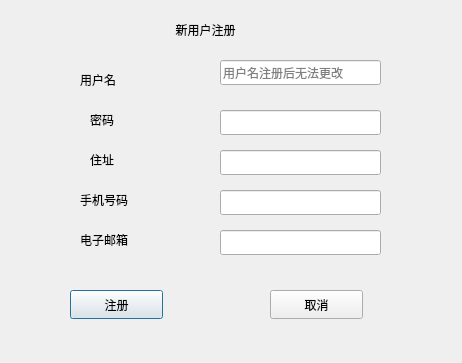
<?xml version="1.0" encoding="UTF-8"?>
<ui version="4.0">
 <class>SignUp</class>
 <widget class="QDialog" name="SignUp">
  <property name="geometry">
   <rect>
    <x>0</x>
    <y>0</y>
    <width>462</width>
    <height>363</height>
   </rect>
  </property>
  <property name="windowTitle">
   <string>Dialog</string>
  </property>
  <widget class="QLabel" name="label">
   <property name="geometry">
    <rect>
     <x>160</x>
     <y>20</y>
     <width>91</width>
     <height>20</height>
    </rect>
   </property>
   <property name="text">
    <string>新用户注册</string>
   </property>
   <property name="alignment">
    <set>Qt::AlignCenter</set>
   </property>
  </widget>
  <widget class="QLabel" name="label_2">
   <property name="geometry">
    <rect>
     <x>80</x>
     <y>70</y>
     <width>69</width>
     <height>20</height>
    </rect>
   </property>
   <property name="text">
    <string>用户名</string>
   </property>
   <property name="alignment">
    <set>Qt::AlignLeading|Qt::AlignLeft|Qt::AlignVCenter</set>
   </property>
  </widget>
  <widget class="QLabel" name="label_3">
   <property name="geometry">
    <rect>
     <x>90</x>
     <y>110</y>
     <width>69</width>
     <height>20</height>
    </rect>
   </property>
   <property name="text">
    <string>密码</string>
   </property>
  </widget>
  <widget class="QLabel" name="label_4">
   <property name="geometry">
    <rect>
     <x>90</x>
     <y>150</y>
     <width>69</width>
     <height>20</height>
    </rect>
   </property>
   <property name="text">
    <string>住址</string>
   </property>
  </widget>
  <widget class="QLabel" name="label_5">
   <property name="geometry">
    <rect>
     <x>80</x>
     <y>190</y>
     <width>69</width>
     <height>20</height>
    </rect>
   </property>
   <property name="text">
    <string>手机号码</string>
   </property>
  </widget>
  <widget class="QLabel" name="label_6">
   <property name="geometry">
    <rect>
     <x>80</x>
     <y>230</y>
     <width>69</width>
     <height>20</height>
    </rect>
   </property>
   <property name="text">
    <string>电子邮箱</string>
   </property>
  </widget>
  <widget class="QPushButton" name="SignUpBtn">
   <property name="geometry">
    <rect>
     <x>70</x>
     <y>290</y>
     <width>93</width>
     <height>29</height>
    </rect>
   </property>
   <property name="text">
    <string>注册</string>
   </property>
  </widget>
  <widget class="QPushButton" name="escBtn">
   <property name="geometry">
    <rect>
     <x>270</x>
     <y>290</y>
     <width>93</width>
     <height>29</height>
    </rect>
   </property>
   <property name="text">
    <string>取消</string>
   </property>
  </widget>
  <widget class="QLineEdit" name="userNameEdit">
   <property name="geometry">
    <rect>
     <x>220</x>
     <y>60</y>
     <width>161</width>
     <height>25</height>
    </rect>
   </property>
   <property name="inputMask">
    <string/>
   </property>
   <property name="placeholderText">
    <string>用户名注册后无法更改</string>
   </property>
  </widget>
  <widget class="QLineEdit" name="pwdEdit">
   <property name="geometry">
    <rect>
     <x>220</x>
     <y>110</y>
     <width>161</width>
     <height>25</height>
    </rect>
   </property>
  </widget>
  <widget class="QLineEdit" name="adressEdit">
   <property name="geometry">
    <rect>
     <x>220</x>
     <y>150</y>
     <width>161</width>
     <height>25</height>
    </rect>
   </property>
  </widget>
  <widget class="QLineEdit" name="telNumEdit">
   <property name="geometry">
    <rect>
     <x>220</x>
     <y>190</y>
     <width>161</width>
     <height>25</height>
    </rect>
   </property>
  </widget>
  <widget class="QLineEdit" name="emailEdit">
   <property name="geometry">
    <rect>
     <x>220</x>
     <y>230</y>
     <width>161</width>
     <height>25</height>
    </rect>
   </property>
  </widget>
 </widget>
 <resources/>
 <connections>
  <connection>
   <sender>escBtn</sender>
   <signal>clicked()</signal>
   <receiver>SignUp</receiver>
   <slot>close()</slot>
   <hints>
    <hint type="sourcelabel">
     <x>316</x>
     <y>304</y>
    </hint>
    <hint type="destinationlabel">
     <x>230</x>
     <y>181</y>
    </hint>
   </hints>
  </connection>
 </connections>
</ui>
